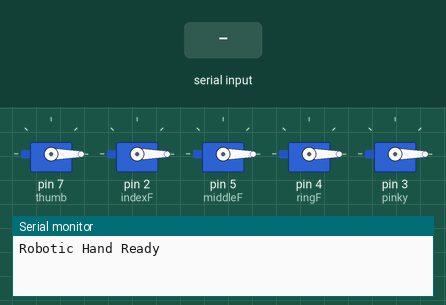
The sketch below on a simulated Arduino Uno, built with avr-gcc and run on an emulated ATmega328P. On the bench: 5 × servo, the last lines printed to the serial monitor. Inputs (shaded band) come from the test bench.

Above: at 1.2 s.
1.3 s: "T1\n" received over the second serial link
At 1.9 s:
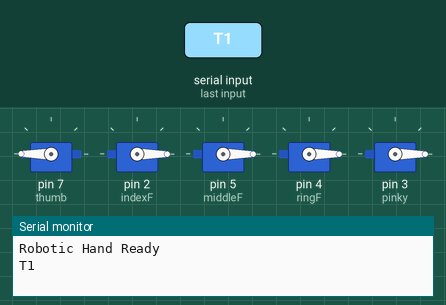
2.8 s: "I1\n" received over the second serial link
At 4.0 s:
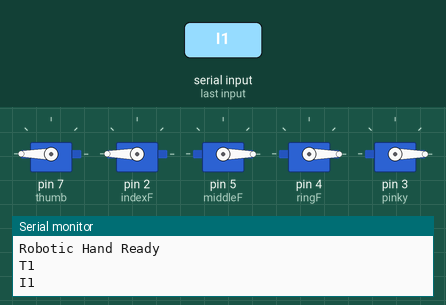
4.3 s: "M1\n" received over the second serial link
At 5.3 s:
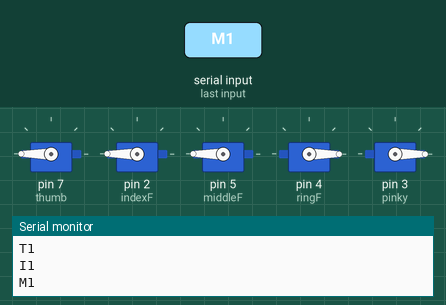
5.8 s: "R1\n" received over the second serial link
At 6.5 s:
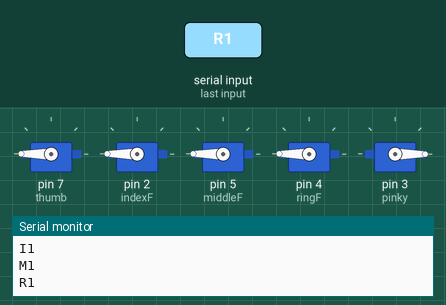
7.3 s: "T0\n" received over the second serial link
At 7.6 s:
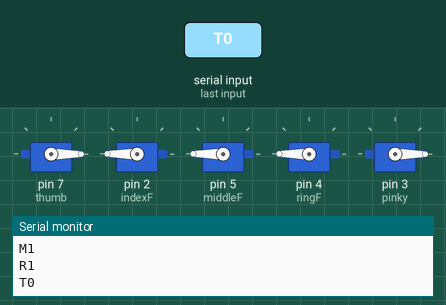
8.8 s: "I0\n" received over the second serial link
At 10.0 s:
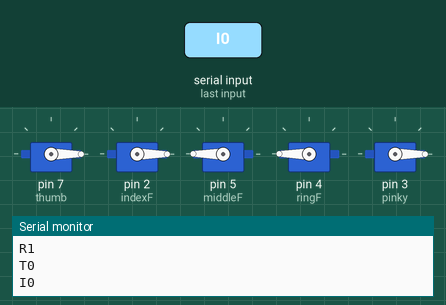
Timing chart, 0 to 11.3 s (numbered marks = the images above; inputs shaded):
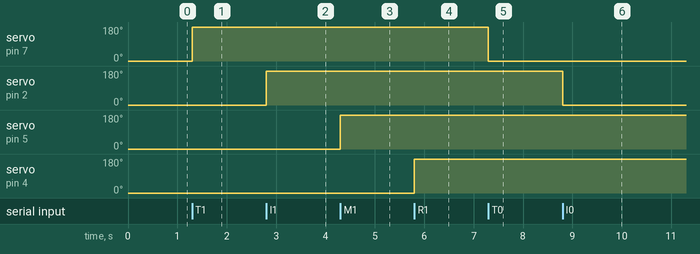

The sketch:

sketch_nov5a.ino
```cpp
#include <Servo.h>
#include <SoftwareSerial.h>

SoftwareSerial BTSerial(10, 11);  // RX | TX

Servo thumb, indexF, middleF, ringF, pinky;

void setup() {

  Serial.begin(115200);
  BTSerial.begin(115200);

  thumb.attach(7);
  indexF.attach(2);
  middleF.attach(5);
  ringF.attach(4);
  pinky.attach(3);

  openAllFingers();

  Serial.println("Robotic Hand Ready");
}

void loop() {

  if (BTSerial.available()) {

    String data = BTSerial.readStringUntil('\n');
    data.trim();

    Serial.println(data);

    // =========================
    // PYTHON MEDIAPIPE MODE
    // =========================
    if (data.length() == 5) {

      for (int i = 0; i < 5; i++) {

        int angle = (data[i] == '1') ? 0 : 180;

        switch (i) {

          case 0:
            thumb.write(angle);
            break;

          case 1:
            indexF.write(angle);
            break;

          case 2:
            middleF.write(angle);
            break;

          case 3:
            ringF.write(angle);
            break;

          case 4:
            pinky.write(angle);
            break;
        }
      }
    }

    // =========================
    // MOBILE APP MODE
    // =========================

    else {

      // THUMB
      if (data == "T1") thumb.write(180);
      if (data == "T0") thumb.write(0);

      // INDEX
      if (data == "I1") indexF.write(180);
      if (data == "I0") indexF.write(0);

      // MIDDLE
      if (data == "M1") middleF.write(180);
      if (data == "M0") middleF.write(0);

      // RING
      if (data == "R1") ringF.write(180);
      if (data == "R0") ringF.write(0);

      // PINKY
      if (data == "P1") pinky.write(180);
      if (data == "P0") pinky.write(0);
    }
  }
}

void openAllFingers() {

  thumb.write(0);
  indexF.write(0);
  middleF.write(0);
  ringF.write(0);
  pinky.write(0);
}
```

Measured:
- after the input at 1.3 s, servo on pin 7 (thumb): 0° → 180° at once
- after the input at 2.8 s, servo on pin 2 (indexF): 0° → 180° at once
- after the input at 4.3 s, servo on pin 5 (middleF): 0° → 180° at once
- after the input at 5.8 s, servo on pin 4 (ringF): 0° → 180° at once
- after the input at 7.3 s, servo on pin 7 (thumb): 180° → 0° at once
- after the input at 8.8 s, servo on pin 2 (indexF): 180° → 0° at once
